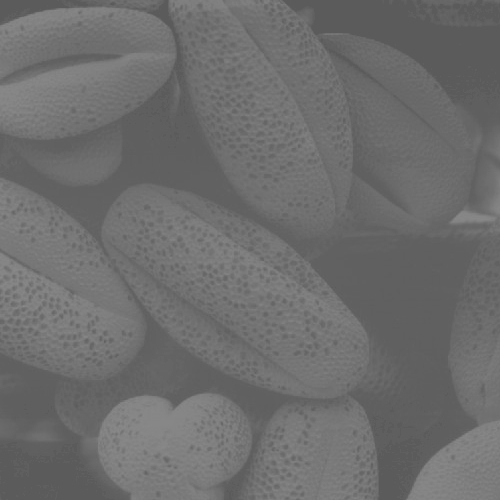
%> input picture assignments/assignment_2/Food.jpg, 500 x 500 px
$ octave assignment_2.m   (GNU Octave 9; MATLAB toolbox functions it lacks are replaced by stand-ins)
%> lines starting %> are read from the running program, lines starting %| are printed output that depends on the picture; in (x1, y1, x2, y2) boxes, pixels count from 0 and x2, y2 are one past the last pixel; in counts of white or black regions, pixels touching at a corner belong together; the program's own positions count from 1
%{
Charles Arnaudo
arnaudoc@wit.edu
Assignment 2
%}
clear all;
clearvars;

disp("---Finish Solving Problem 1a---");
pause;

% A
A = imread("Food.jpg");
%> A is the input picture: size 500x500 uint8; min 90, max 138, mean 109.1
B = A;
B = imadjust(B, [0.35 0.65], [0 1]);
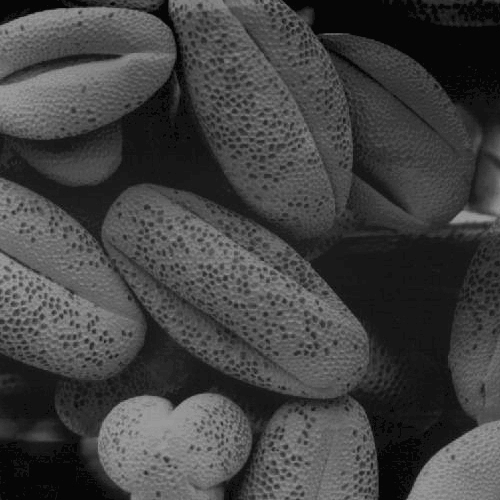
%> B: size 500x500 uint8; min 3, max 162, mean 66.2

figure;
subplot(1,2,1);
imshow(A);
title("Non adjusted image");
subplot(1,2,2);
imshow(B);
title("Adjusted Image");
imwrite(B, "ScaledFood.jpg");

disp("---Finish Solving Problem 1b---");
pause;

subplot(1,2,1);
imhist(A);
title("Histogram");
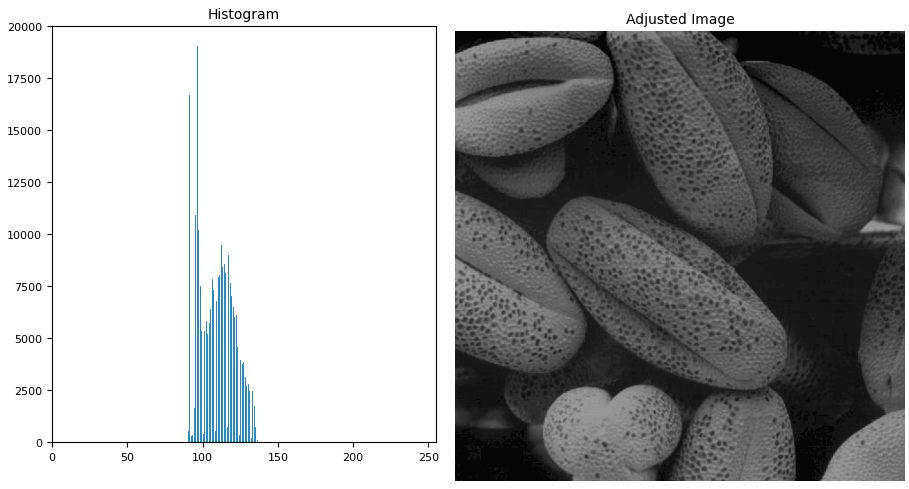
%> figure redrawn from the program's plot data, 2 panels
subplot(1,2,2);
h = histogram(A, 'Normalization', 'probability');
title("Normalized Histogram");

disp("---Finish Solving Problem 1c---");
pause;

A = imread("Food.jpg");
B = imread("ScaledFood.jpg");
%> B: size 500x500 uint8; min 0, max 163, mean 66.2
C = histeq(A);
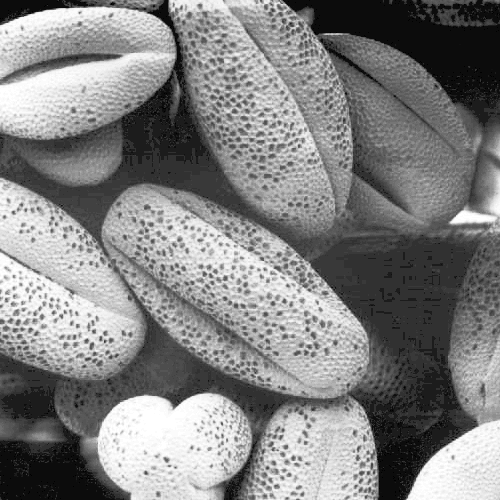
%> C: size 500x500 uint8; min 0, max 255, mean 130.2
imwrite(C, "EqualizedFood.jpg");

subplot(1,3,1);
imshow(A);
title("Original");
subplot(1,3,2);
imshow(B);
title("Adjusted Image");
subplot(1,3,3);
imshow(C);
title("Equalized image")

disp("---Finish Solving Problem 1d---");
pause;

close all;
clear all;
disp("---Finish Solving Problem 2---");
pause;

figure;
A = imread("Shapes.tiff");
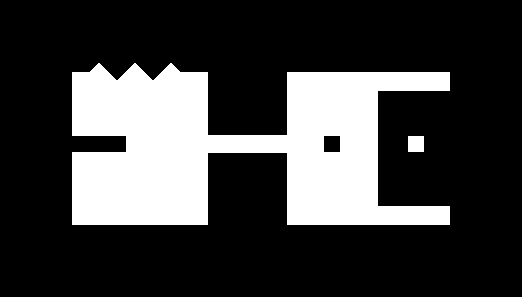
%> input picture assignments/assignment_2/Shapes.tiff, 522 x 297 px
%> A: size 297x522 logical; 24.6% white; 2 white regions, box (x1, y1, x2, y2) and area: (72, 63, 450, 225) 37895, (408, 136, 424, 152) 256

subplot(2, 2, 1);
imshow(A);
title("Original");

subplot(2, 2, 2);
se = strel('rectangle', [20, 20]);
B = imopen(A, se);
%> B: size 297x522 logical; 21.6% white; 2 white regions, box (x1, y1, x2, y2) and area: (72, 72, 208, 225) 19800, (287, 72, 378, 225) 13667
imshow(B);
title("Opened");

subplot(2, 2, 3);
se = strel('rectangle', [20, 20]);
C = imclose(A, se);
%> C: size 297x522 logical; 25.4% white; 2 white regions, box (x1, y1, x2, y2) and area: (72, 63, 450, 225) 39195, (408, 136, 424, 152) 256
imshow(C);
title("Closed");

subplot(2, 2, 4);
se = strel('rectangle', [20, 20]);
D = imopen(A, se);
D = imdilate(D, se);
%> D: size 297x522 logical; 29.4% white; 2 white regions, box (x1, y1, x2, y2) and area: (63, 63, 218, 235) 26660, (278, 63, 388, 235) 18920
imshow(D);
title("Open and then dilated");

disp("---Finish Solving Problem 3---");
pause;
close all;
clear all;

figure;
A = imread("Wirebond.tiff");
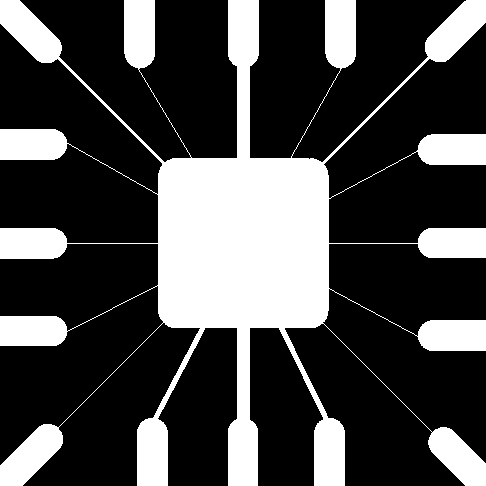
%> input picture assignments/assignment_2/Wirebond.tiff, 486 x 486 px
%> A: size 486x486 logical; 28.1% white; 1 white region, box (x1, y1, x2, y2) and area: (0, 0, 486, 486) 66259

subplot(2, 2, 1);
imshow(A);
title("Original");

subplot(2, 2, 2);
se = strel('disk', 10);
B = imerode(A, se);
%> B: size 486x486 logical; 14.9% white; 17 white regions, largest, box (x1, y1, x2, y2) and area: (167, 164, 320, 322) 23162, (0, 433, 54, 486) 845, (0, 0, 52, 54) 842
imshow(B);
title("Disk r=10");

subplot(2, 2, 3);
se = strel('disk', 5);
C = imerode(A, se);
%> C: size 486x486 logical; 21.1% white; 15 white regions, largest, box (x1, y1, x2, y2) and area: (162, 0, 325, 486) 29935, (0, 428, 59, 486) 1542, (0, 0, 58, 59) 1538
imshow(C);
title("Disk r=5");

subplot(2, 2, 4);
se = strel('disk', 20);
C = imerode(A, se);
%> C: size 486x486 logical; 7.4% white; 5 white regions (4 under 20 px), largest, box (x1, y1, x2, y2) and area: (177, 176, 310, 310) 17558
imshow(C);
title("Disk r=20");
disp("---Finish Solving Problem 4---");
pause;
close all;
clear all;

se = strel('rectangle', [3, 3]);
A = imread("City.jpg");
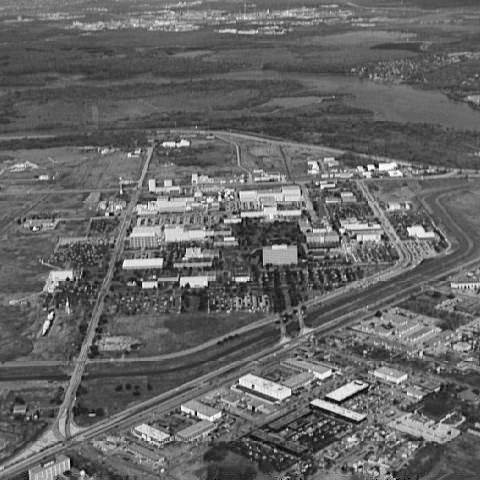
%> input picture assignments/assignment_2/City.jpg, 480 x 480 px
%> A is the input picture: size 480x480 uint8; min 0, max 254, mean 101.2
A = imdilate(A, se);
B = imerode(A, se);
%> B: size 480x480 uint8
C = A - B;
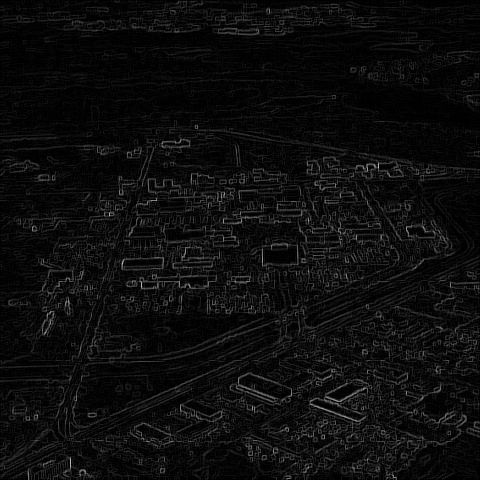
%> C: size 480x480 uint8; min 0, max 188, mean 13.1

figure;
subplot(1, 1, 1);
imshow(C);
disp("C appears to be an outline of the original image. Dilating an image enlarges the high intensity values in the image, which is white in this image. Erosion then removes the lesser values, such as darks and grays, leaving just an outline")
disp("---Finish Solving Problem 5---");
pause;
close all;
clear all;

% 0 0 0 0 0 0 0 0 0 0 0 0 0
% 0 0 0 1 0 0 0 0 0 0 0 0 0
% 0 0 0 0 0 0 0 0 0 0 0 0 0
% 0 1 0 0 0 0 0 0 0 0 0 0 0
% 0 0 0 1 0 0 0 0 0 0 0 0 0
